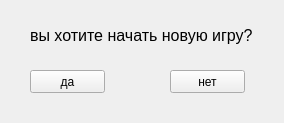
<?xml version="1.0" encoding="UTF-8"?>
<ui version="4.0">
 <class>NewGameAsk</class>
 <widget class="QWidget" name="NewGameAsk">
  <property name="enabled">
   <bool>true</bool>
  </property>
  <property name="geometry">
   <rect>
    <x>0</x>
    <y>0</y>
    <width>284</width>
    <height>123</height>
   </rect>
  </property>
  <property name="windowTitle">
   <string>Form</string>
  </property>
  <widget class="QLabel" name="label">
   <property name="enabled">
    <bool>true</bool>
   </property>
   <property name="geometry">
    <rect>
     <x>30</x>
     <y>20</y>
     <width>241</width>
     <height>31</height>
    </rect>
   </property>
   <property name="font">
    <font>
     <pointsize>12</pointsize>
    </font>
   </property>
   <property name="text">
    <string>вы хотите начать новую игру?</string>
   </property>
  </widget>
  <widget class="QPushButton" name="newGameYeasBtn">
   <property name="geometry">
    <rect>
     <x>30</x>
     <y>70</y>
     <width>75</width>
     <height>23</height>
    </rect>
   </property>
   <property name="text">
    <string>да</string>
   </property>
  </widget>
  <widget class="QPushButton" name="newGameNoBtn">
   <property name="geometry">
    <rect>
     <x>170</x>
     <y>70</y>
     <width>75</width>
     <height>23</height>
    </rect>
   </property>
   <property name="text">
    <string>нет</string>
   </property>
  </widget>
 </widget>
 <resources/>
 <connections/>
</ui>
